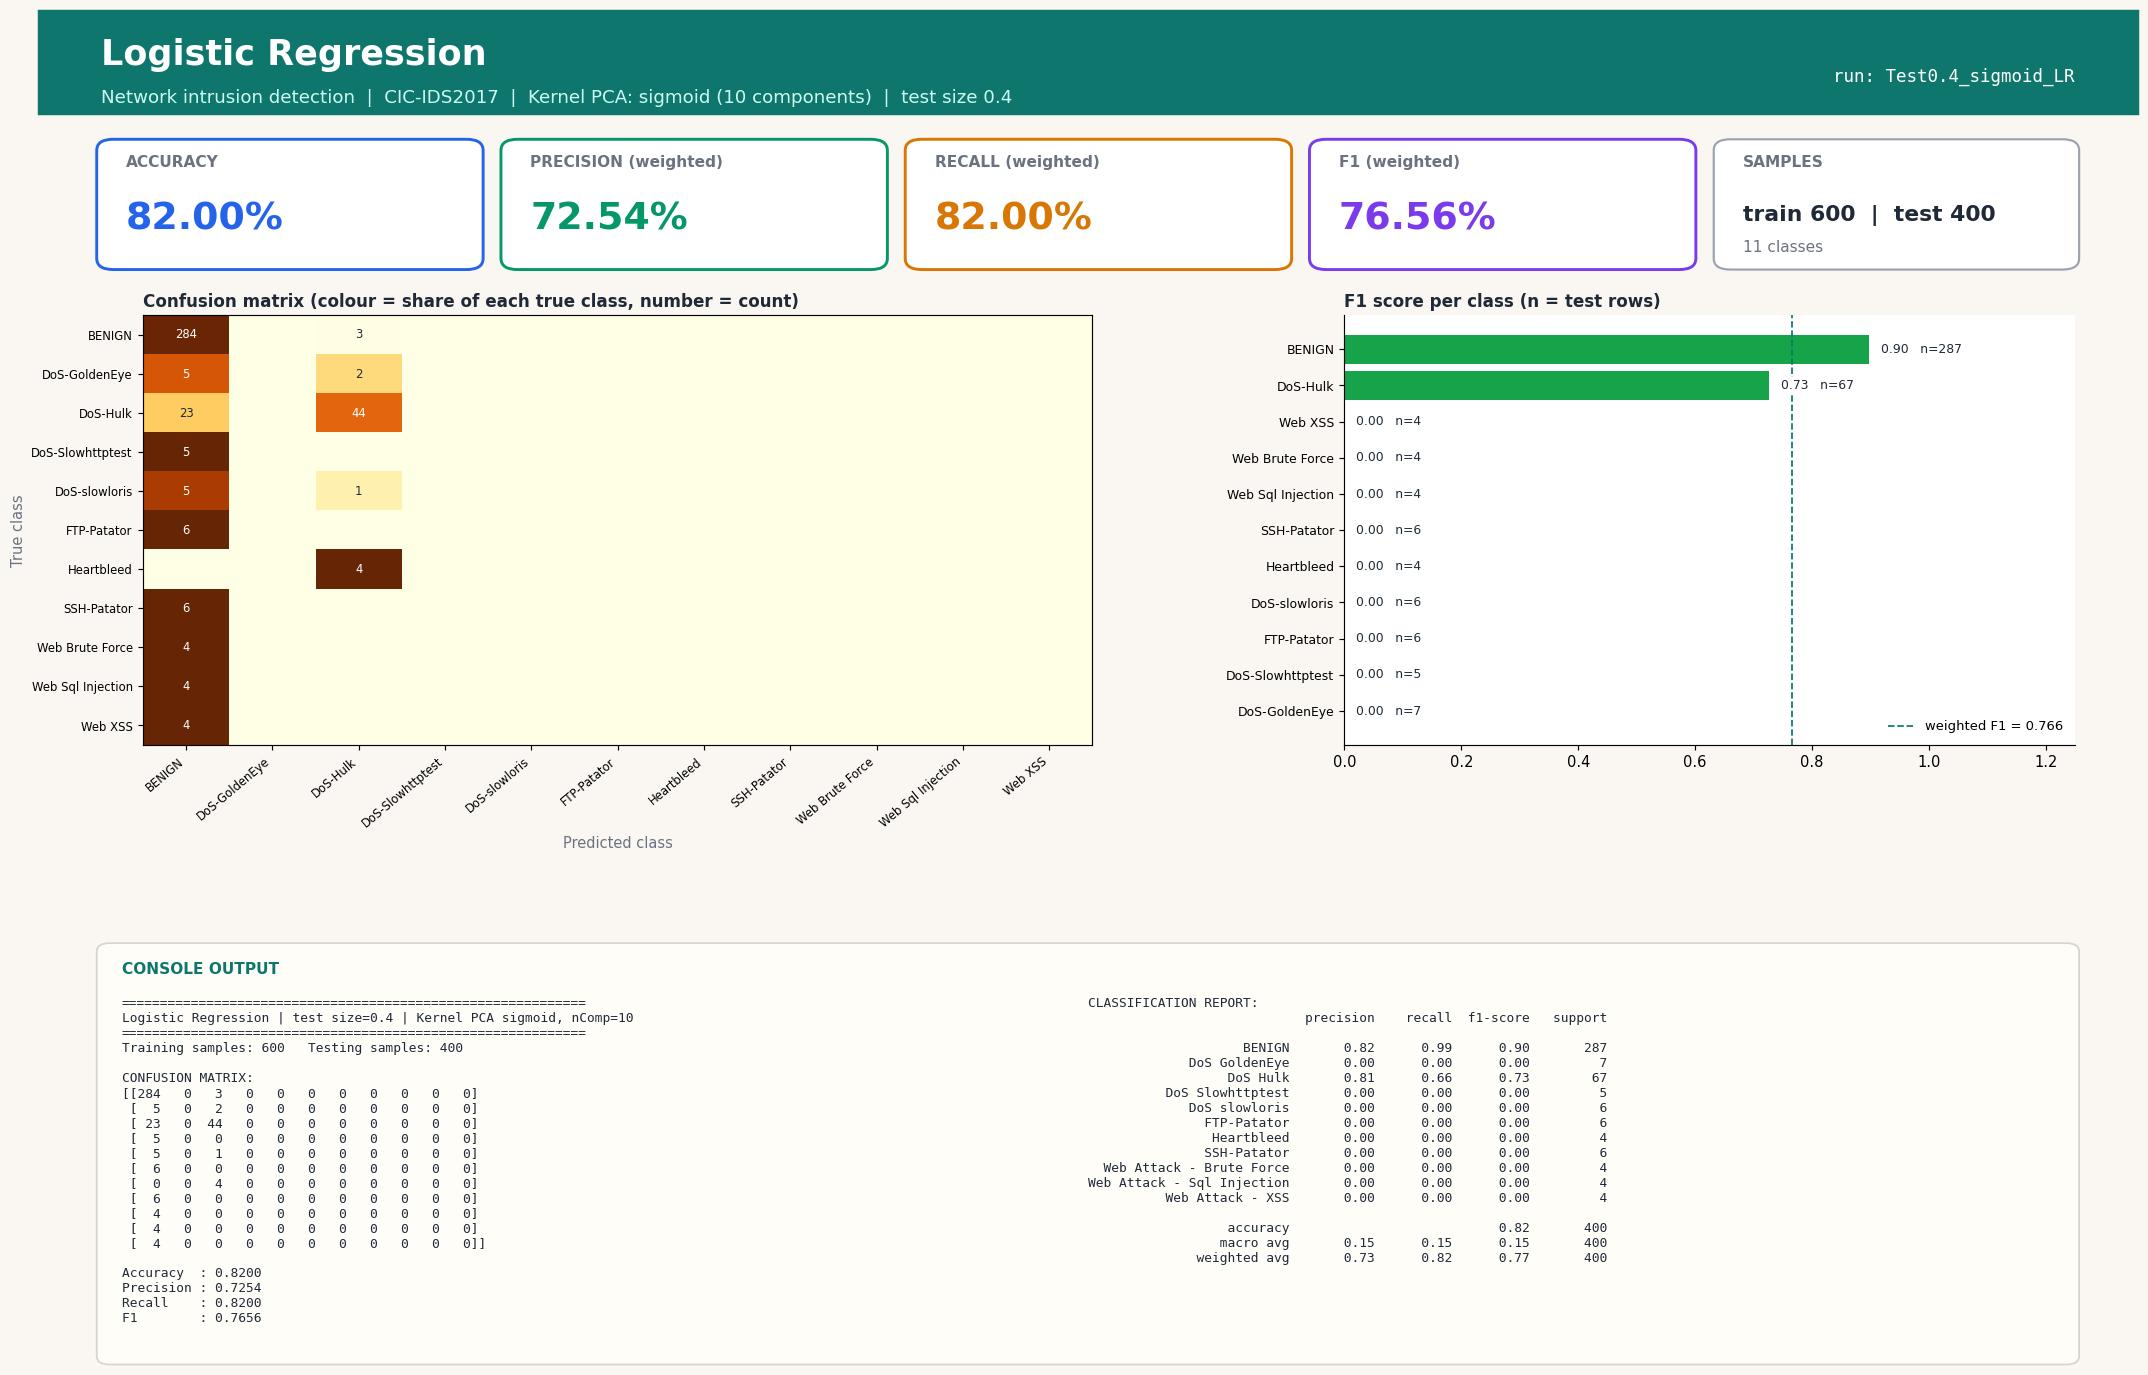

The script that saved this image:
#!/usr/bin/env python3
"""Logistic Regression | Test size 0.4 | Kernel PCA kernel=sigmoid, n_components=10
CIC-IDS2017 (Tue+Wed+Thu-morning) 1000-row stratified sample.
Run in any IDE (Spyder / VS Code / PyCharm / Jupyter): open the file and press Run, no arguments needed.
Saves next to this file: 'Test0.4_sigmoid_LR.jpg' - one image with the console output (confusion matrix, metrics, classification report) plus charts."""
import json, os
import numpy as np
import matplotlib.pyplot as plt
from sklearn.decomposition import KernelPCA
from sklearn.linear_model import LogisticRegression
from sklearn.metrics import (accuracy_score, classification_report, confusion_matrix,
                             f1_score, precision_score, recall_score)
from sklearn.model_selection import train_test_split
from sklearn.preprocessing import StandardScaler

TEST_SIZE, KERNEL, N_COMP, ALG, ALG_NAME = 0.4, "sigmoid", 10, "LR", "Logistic Regression"
try:
    HERE = os.path.dirname(os.path.abspath(__file__))
except NameError:                      # Jupyter / interactive console
    HERE = os.getcwd()
def _find_root():                      # folder that contains data/sample.npz (works from any working directory)
    for p in (HERE, os.path.join(HERE, ".."), os.path.join(HERE, "..", ".."), os.getcwd()):
        if os.path.exists(os.path.join(p, "data", "sample.npz")):
            return os.path.abspath(p)
    raise FileNotFoundError("data/sample.npz not found - run prepare_data.py or keep the repo folder structure")
ROOT = _find_root()
tag = f"Test{TEST_SIZE}_{KERNEL}_{ALG}"

# 1. LOAD cached, cleaned sample (see prepare_data.py)
d = np.load(os.path.join(ROOT, "data", "sample.npz"), allow_pickle=True)
X, y, class_names = d["X"], d["y"], [str(c).replace("�", "-") for c in d["classes"]]

# 2. SPLIT
X_train, X_test, y_train, y_test = train_test_split(
    X, y, test_size=TEST_SIZE, random_state=42, stratify=y)

# 3. SCALE (fit on train only)
scaler = StandardScaler()
X_train = scaler.fit_transform(X_train); X_test = scaler.transform(X_test)

# 4. DIMENSIONALITY REDUCTION: Kernel PCA (fit on train only; gamma = sklearn default 1/n_features)
kpca = KernelPCA(n_components=N_COMP, kernel=KERNEL, random_state=0)
X_train = kpca.fit_transform(X_train); X_test = kpca.transform(X_test)

# 5. CLASSIFIER
classifier = LogisticRegression(max_iter=1000, solver="lbfgs", random_state=0)
classifier.fit(X_train, y_train)
y_pred = classifier.predict(X_test)

# 6. METRICS
labels = np.arange(len(class_names))
cm = confusion_matrix(y_test, y_pred, labels=labels)
res = dict(test_size=TEST_SIZE, kernel=KERNEL, n_components=N_COMP, algorithm=ALG, model=ALG_NAME,
           n_train=int(len(y_train)), n_test=int(len(y_test)),
           accuracy=accuracy_score(y_test, y_pred),
           precision=precision_score(y_test, y_pred, average="weighted", zero_division=0),
           recall=recall_score(y_test, y_pred, average="weighted", zero_division=0),
           f1=f1_score(y_test, y_pred, average="weighted", zero_division=0))
report = classification_report(y_test, y_pred, labels=labels, target_names=class_names, zero_division=0)
lines = ["=" * 60, f"{ALG_NAME} | test size={TEST_SIZE} | Kernel PCA {KERNEL}, nComp={N_COMP}", "=" * 60,
         f"Training samples: {len(y_train)}   Testing samples: {len(y_test)}", "", "CONFUSION MATRIX:", np.array2string(cm), ""]
for k in ("accuracy", "precision", "recall", "f1"): lines.append(f"{k.capitalize():10s}: {res[k]:.4f}")
lines += ["", "CLASSIFICATION REPORT:", report]
console_output = "\n".join(lines); print(console_output)

# 7. VISUAL OUTPUT: ONE report-style image (banner, KPI cards, charts, console output) - real results only
from matplotlib.patches import FancyBboxPatch, Rectangle
short = [c.replace("Web Attack - ", "Web ").replace("DoS ", "DoS-") for c in class_names]
rep = classification_report(y_test, y_pred, labels=labels, target_names=class_names, zero_division=0, output_dict=True)
cmn = cm / np.maximum(cm.sum(axis=1, keepdims=True), 1)          # row-normalised = per-class recall
INK, MUTED, BG, ACC = "#1f2937", "#6b7280", "#faf7f2", "#0f766e"
fig = plt.figure(figsize=(20, 13.2), dpi=105, facecolor=BG)
fig.add_artist(Rectangle((0, 0.925), 1, 0.075, transform=fig.transFigure, color=ACC, zorder=0))
fig.text(0.03, 0.968, f"{ALG_NAME}", fontsize=24, fontweight="bold", color="white", va="center")
fig.text(0.03, 0.937, f"Network intrusion detection  |  CIC-IDS2017  |  Kernel PCA: {KERNEL} ({N_COMP} components)  |  test size {TEST_SIZE}",
         fontsize=12.5, color="#ccfbf1", va="center")
fig.text(0.97, 0.952, f"run: {tag}", fontsize=12, color="white", ha="right", va="center", family="monospace")

# KPI cards
cards = [("ACCURACY", res["accuracy"], "#2563eb"), ("PRECISION (weighted)", res["precision"], "#059669"),
         ("RECALL (weighted)", res["recall"], "#d97706"), ("F1 (weighted)", res["f1"], "#7c3aed")]
for i, (lab, v, col) in enumerate(cards):
    x0 = 0.03 + i * 0.1925
    fig.add_artist(FancyBboxPatch((x0, 0.815), 0.18, 0.09, boxstyle="round,pad=0.002,rounding_size=0.008", transform=fig.transFigure,
                                  facecolor="white", edgecolor=col, linewidth=2))
    fig.text(x0 + 0.012, 0.887, lab, fontsize=10.5, color=MUTED, fontweight="bold")
    fig.text(x0 + 0.012, 0.842, f"{v * 100:.2f}%", fontsize=26, color=col, fontweight="bold")
fig.add_artist(FancyBboxPatch((0.80, 0.815), 0.17, 0.09, boxstyle="round,pad=0.002,rounding_size=0.008", transform=fig.transFigure,
                              facecolor="white", edgecolor="#9ca3af", linewidth=1.5))
fig.text(0.812, 0.887, "SAMPLES", fontsize=10.5, color=MUTED, fontweight="bold")
fig.text(0.812, 0.848, f"train {res['n_train']}  |  test {res['n_test']}", fontsize=15, color=INK, fontweight="bold")
fig.text(0.812, 0.826, f"{len(class_names)} classes", fontsize=10.5, color=MUTED)

gs = fig.add_gridspec(1, 2, left=0.05, right=0.97, top=0.78, bottom=0.47, wspace=0.30, width_ratios=[1.3, 1])
ax1 = fig.add_subplot(gs[0, 0]); ax2 = fig.add_subplot(gs[0, 1])
for ax in (ax1, ax2): ax.set_facecolor("white")
im = ax1.imshow(cmn, cmap="YlOrBr", vmin=0, vmax=1, aspect="auto")
ax1.set_xticks(labels); ax1.set_yticks(labels); ax1.set_xticklabels(short, rotation=40, ha="right", fontsize=8); ax1.set_yticklabels(short, fontsize=8)
ax1.set_title("Confusion matrix (colour = share of each true class, number = count)", loc="left", fontsize=11.5, color=INK, fontweight="bold")
ax1.set_xlabel("Predicted class", color=MUTED); ax1.set_ylabel("True class", color=MUTED)
for a_ in labels:
    for b_ in labels:
        if cm[a_, b_]: ax1.text(b_, a_, cm[a_, b_], ha="center", va="center", fontsize=8, color="white" if cmn[a_, b_] > 0.6 else INK)
f1s = [rep[c]["f1-score"] for c in class_names]; sup = [int(rep[c]["support"]) for c in class_names]
order = np.argsort(f1s)
cols = ["#dc2626" if f1s[i] < 0.34 else "#f59e0b" if f1s[i] < 0.67 else "#16a34a" for i in order]
ax2.barh(range(len(order)), [f1s[i] for i in order], color=cols)
ax2.set_yticks(range(len(order))); ax2.set_yticklabels([short[i] for i in order], fontsize=8.5); ax2.set_xlim(0, 1.25)
ax2.set_title("F1 score per class (n = test rows)", loc="left", fontsize=11.5, color=INK, fontweight="bold")
for k, i in enumerate(order): ax2.text(f1s[i] + 0.02, k, f"{f1s[i]:.2f}   n={sup[i]}", va="center", fontsize=8.5, color=INK, zorder=5, bbox=dict(facecolor="white", edgecolor="none", pad=1))
for sp in ("top", "right"): ax2.spines[sp].set_visible(False)
ax2.axvline(res["f1"], color=ACC, ls="--", lw=1.2, label=f"weighted F1 = {res['f1']:.3f}"); ax2.legend(loc="lower right", fontsize=9, frameon=False)

# console output panel (same text that is printed to the console)
fig.add_artist(FancyBboxPatch((0.03, 0.025), 0.94, 0.30, boxstyle="round,pad=0.002,rounding_size=0.006", transform=fig.transFigure,
                              facecolor="#fffdf8", edgecolor="#d6d3d1", linewidth=1.2))
fig.text(0.04, 0.305, "CONSOLE OUTPUT", fontsize=10.5, color=ACC, fontweight="bold")
split_at = lines.index("CLASSIFICATION REPORT:")
fig.text(0.04, 0.288, "\n".join(lines[:split_at]), family="monospace", fontsize=8.8, color=INK, va="top")
fig.text(0.50, 0.288, "\n".join(lines[split_at:]), family="monospace", fontsize=8.8, color=INK, va="top")
plt.savefig(os.path.join(HERE, tag + ".jpg"), format="jpg", bbox_inches="tight", facecolor=BG)
if os.environ.get("ACN_NO_SHOW") != "1": plt.show()   # IDEs display the image; run_all.py disables this
plt.close()

os.makedirs(os.path.join(ROOT, "results", "json"), exist_ok=True)
with open(os.path.join(ROOT, "results", "json", tag + ".json"), "w") as f: json.dump(res, f)
